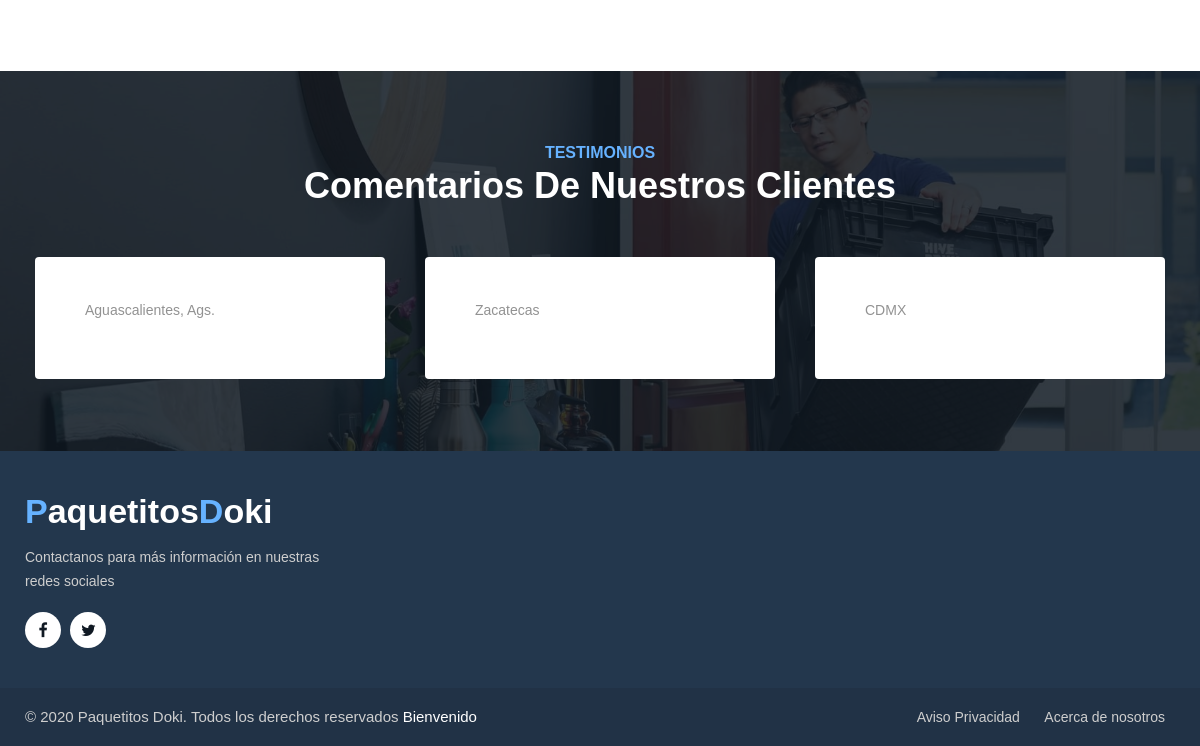
Before: / (lower part) with the older database file.
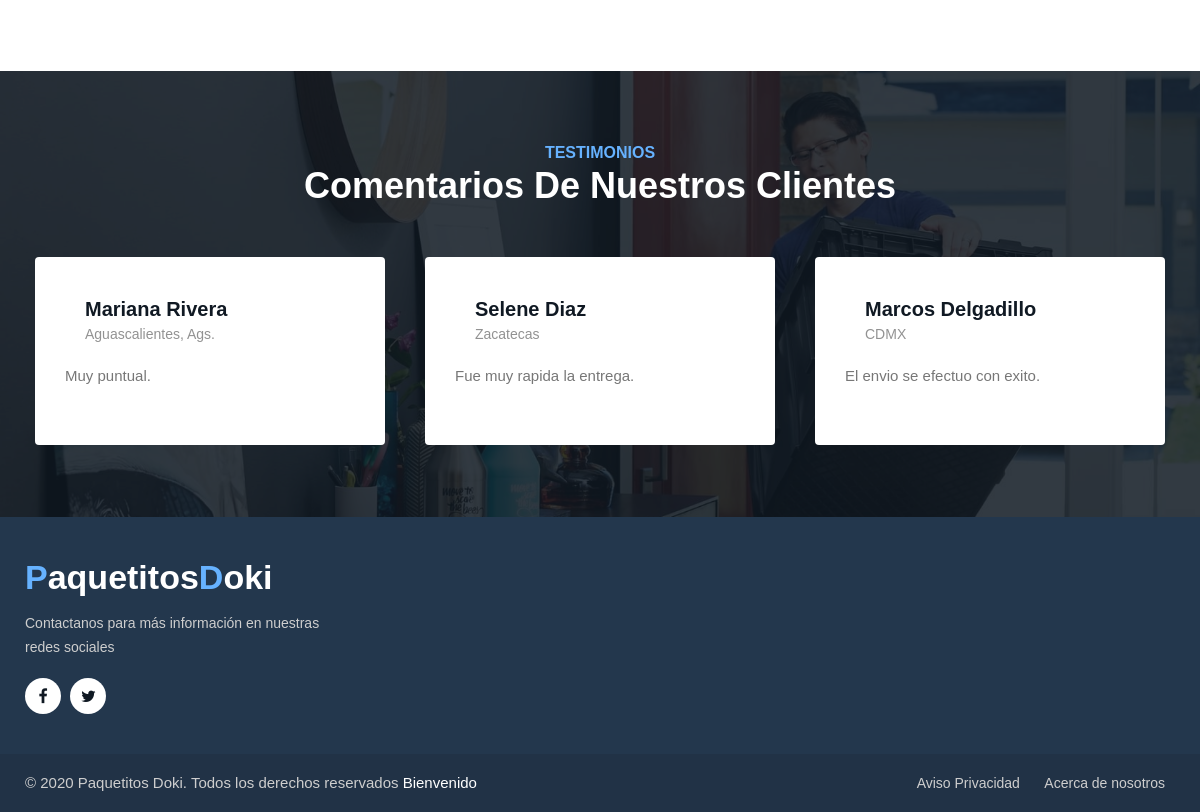
After: the same page with the newer database file.
### tables this page shows
CREATE TABLE `opiniones` (
  `ID_opinion` int(11) NOT NULL,
  `Nombre` varchar(50) NOT NULL,
  `comentario` varchar(500) NOT NULL,
  `calificacion` int(11) NOT NULL
);

### index.php (the view, shortened to what this page needs)
<!doctype html>
<html lang="zxx">
<head>
	<link rel="stylesheet" href="assets/css/style-starter.css">
</head>
<body>
	<section class="bloghny-gds py-5">
		<div class="container py-lg-4">
		</div>
	</section>
	<section class="w3l-companies-hny-6">
		<div class="cusrtomer-layout py-5">
			<div class="container py-lg-4">
				<div class="title-content text-center mb-lg-5 mb-4">
					<span class="sub-title">Testimonios</span>
					<h3 class="hny-title two">Comentarios de nuestros clientes</h3>
				</div>
				<div id="owl-demo1" class="owl-carousel owl-theme">
					<div class="item">
						<div class="testimonial-content">
							<div class="testimonial">
								<div class="testi-des">
									<?php
											$conexion=mysqli_connect("localhost","root","","dokibase3") or
											die("Problemas con la conexión");
											$registros=mysqli_query($conexion,"SELECT * from opiniones  WHERE ID_opinion = 1") or
											die("Problemas en el select:".mysqli_error($conexion));
								            $reg=mysqli_fetch_array($registros);
											$nombre = $reg['Nombre'];
											$comentario= $reg['comentario'];
									?>
									<div class="peopl">
										<h3><?php echo $nombre; ?></h3>
										<p class="indentity">Aguascalientes, Ags.</p>
									</div>
								</div>
								<blockquote>
									<p>
										<?php echo $comentario; ?>
									</p>
								</blockquote>
							</div>
						</div>
					</div>
					<?php
					$registros1=mysqli_query($conexion,"SELECT * from opiniones  WHERE ID_opinion = 2") or
											die("Problemas en el select:".mysqli_error($conexion));
								            $reg=mysqli_fetch_array($registros1);
											$nombre1 = $reg['Nombre'];
											$comentario1= $reg['comentario'];?>
					<div class="item">
						<div class="testimonial-content">
							<div class="testimonial">
								<div class="testi-des">
									<div class="peopl">
										<h3><?php echo $nombre1;  ?></h3>
										<p class="indentity"> Zacatecas </p>
									</div>
								</div>
								<blockquote>
									<p> <?php echo $comentario1 ?> </p>
								</blockquote>
							</div>
						</div>
					</div>
					<?php
					$registros2=mysqli_query($conexion,"SELECT * from opiniones  WHERE ID_opinion = 3") or
											die("Problemas en el select:".mysqli_error($conexion));
								            $reg=mysqli_fetch_array($registros2);
											$nombre2 = $reg['Nombre'];
											$comentario2= $reg['comentario'];?>
					<div class="item">
						<div class="testimonial-content">
							<div class="testimonial">
								<div class="testi-des">
									<div class="peopl">
										<h3><?php echo $nombre2;  ?></h3>
										<p class="indentity"> CDMX </p>
									</div>
								</div>
								<blockquote>
									<p> <?php echo $comentario2 ?> </p>
								</blockquote>
							</div>
						</div>
					</div>
				</div>
			</div>
		</div>
	</section>
	<footer class="w3l-footer-66">
		<section class="footer-inner-main">
			<div class="footer-hny-grids py-3">
				<div class="container py-lg-4">
					<div class="text-txt">
						<div class="right-side">
							<div class="row sub-columns">
								<div class="col-lg-4 col-md-6 sub-one-left pr-lg-4">
									<h2><a class="navbar-brand" href="index.php"><span>P</span>aquetitos<span>D</span>oki</a></h2>
										<p class="pr-lg-4"> Contactanos para más información en nuestras redes sociales </p>
										<div class="columns-2">
											<ul class="social">
												<li><a href="#facebook"><span class="fa fa-facebook"
															aria-hidden="true"></span></a>
												</li>
												<li><a href="#twitter"><span class="fa fa-twitter"
															aria-hidden="true"></span></a>
												</li>
											</ul>
										</div>
									</div>
									</div>
								</div>
							</div>
						</div>
					</div>
				<div class="below-section">
					<div class="container">
						<div class="copyright-footer">
							<div class="columns text-lg-left">
								<p>© 2020 Paquetitos Doki. Todos los derechos reservados  <a
										href="https://w3layouts.com"> Bienvenido </a></p>
							</div>
							<ul class="columns text-lg-right">
								<li><a href="aviso.php"> Aviso Privacidad </a>
								</li>
								<li><a href="about.php"> Acerca de nosotros </a>
								</li>
							</ul>
						</div>
					</div>
				</div>
		</section>
	</footer>
</body>
</html>

Changed rows visible on the page:
added opiniones: Nombre "Mariana Rivera", comentario "Muy puntual."
added opiniones: Nombre "Selene Diaz", comentario "Fue muy rapida la entrega."
added opiniones: Nombre "Marcos Delgadillo", comentario "El envio se efectuo con exito."
